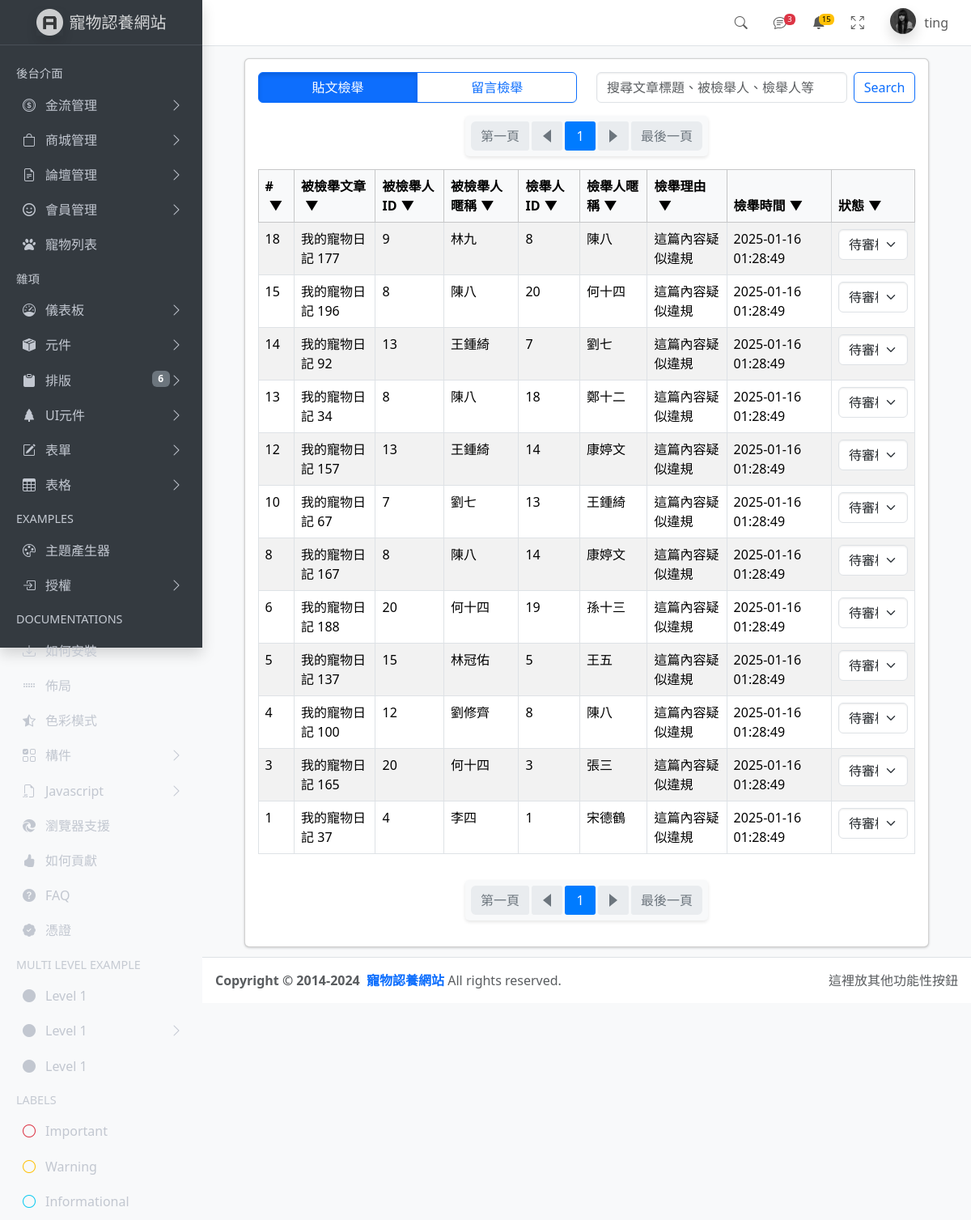
Screenshot of /dist/pages/forums/report.php (signed in) with the database file from the repository.
### tables this page shows
CREATE TABLE `reports` (
  `id` int NOT NULL,
  `target_table` enum('post','comment') NOT NULL,
  `target_id` int NOT NULL,
  `reporter_id` int NOT NULL,
  `reason` text NOT NULL,
  `status` enum('待審核','審核通過','審核駁回') DEFAULT '待審核',
  `created_at` timestamp NULL DEFAULT CURRENT_TIMESTAMP
);

CREATE TABLE `posts` (
  `id` int NOT NULL,
  `title` varchar(255) NOT NULL,
  `body` text NOT NULL,
  `user_id` int NOT NULL,
  `status` enum('已發佈','被檢舉','已刪除') NOT NULL DEFAULT '已發佈',
  `likes_count` int DEFAULT '0',
  `bookmark_count` int DEFAULT '0',
  `is_pinned` tinyint(1) DEFAULT '0',
  `created_at` timestamp NULL DEFAULT CURRENT_TIMESTAMP,
  `updated_at` timestamp NULL DEFAULT CURRENT_TIMESTAMP ON UPDATE CURRENT_TIMESTAMP
);

CREATE TABLE `users` (
  `user_id` int NOT NULL,
  `user_email` varchar(255) NOT NULL,
  `user_password` varchar(255) NOT NULL,
  `user_name` varchar(255) NOT NULL,
  `user_number` varchar(255) NOT NULL,
  `user_address` varchar(255) NOT NULL,
  `user_birthday` date DEFAULT NULL,
  `user_level` varchar(255) DEFAULT NULL,
  `profile_picture` varchar(255) DEFAULT NULL,
  `user_status` varchar(255) DEFAULT NULL
);

### dist/pages/forums/report.php (the view, shortened to what this page needs)
<?php require __DIR__ . '/../parts/init.php';
$perPage = 25;
$page = isset($_GET['page']) ? intval($_GET['page']) : 1;
$qs = [];
$keyword = isset($_GET['keyword']) ? $_GET['keyword'] : '';
$qs['keyword'] = $keyword;
$where = ' WHERE 1 ';
$t_sql = "SELECT COUNT(1) FROM reports
          JOIN posts ON reports.target_id = posts.id
          JOIN users ON posts.user_id = users.user_id
          JOIN users AS reporters ON reports.reporter_id = reporters.user_id
          $where";
$totalRows = $pdo->query($t_sql)->fetch(PDO::FETCH_NUM)[0];
$totalPages = ceil($totalRows / $perPage);
$rows = [];
if ($totalRows > 0) {
  $sql = sprintf(
    "SELECT reports.*, posts.user_id AS reports_user_id, posts.title AS reports_title, users.user_name AS reports_user_name, reporters.user_name AS target_name
    FROM reports
    JOIN posts ON reports.target_id = posts.id
    JOIN users ON posts.user_id = users.user_id
    JOIN users AS reporters ON reports.reporter_id = reporters.user_id
    %s
    ORDER BY reports.created_at DESC, reports.id DESC
    LIMIT %s, %s",
    $where,
    ($page - 1) * $perPage,
    $perPage
  );
  $rows = $pdo->query($sql)->fetchAll();
}
$pageRange = 2;
$startPage = max($page - $pageRange, 1);
$endPage = min($page + $pageRange, $totalPages);
?>
<?php include ROOT_PATH . 'dist/pages/parts/head.php' ?>
<body class="layout-fixed sidebar-expand-lg bg-body-tertiary">
  <div class="app-wrapper">
    <?php include ROOT_PATH . 'dist/pages/parts/navbar.php' ?>
    <?php include ROOT_PATH . 'dist/pages/parts/sidebar.php' ?>
    <br>
    <main class="app-main pt-5">
      <div class="container-fluid">
        <div class="row justify-content-center">
          <div class="col-lg-11 col-xl-11">
            <div class="card">
              <div class="card-body">
                <div class="row mb-3">
                  <div class="col-md-6 mb-2 mb-md-0">
                    <div class="btn-group w-100" role="group" aria-label="Report type">
                      <a href="/midtern/dist/pages/forums/report.php" class="btn btn-outline-primary active">貼文檢舉</a>
                      <a href="/midtern/dist/pages/forums/report_comment.php" class="btn btn-outline-primary">留言檢舉</a>
                    </div>
                  </div>
                  <div class="col-md-6">
                    <form class="d-flex" role="search" id="searchForm">
                      <input class="form-control me-2" id="searchInput" name="keyword"
                        value="<?= htmlentities($keyword) ?>"
                        type="search" placeholder="搜尋文章標題、被檢舉人、檢舉人等" aria-label="Search">
                      <button class="btn btn-outline-primary" type="submit">Search</button>
                    </form>
                  </div>
                </div>
                <div class="d-flex justify-content-center mt-3">
                  <nav aria-label="Page navigation" class="custom-pagination">
                    <ul class="pagination">
                      <li class="page-item <?= $page == 1 ? 'disabled' : '' ?>">
                        <a class="page-link" href="?<?php $qs['page'] = 1;
                                                    echo http_build_query($qs); ?>" aria-label="First">第一頁</a>
                      </li>
                      <li class="page-item <?= $page == 1 ? 'disabled' : '' ?>">
                        <a class="page-link prev-page" href="?<?php $qs['page'] = max(1, $page - 1);
                                                              echo http_build_query($qs); ?>" aria-label="Previous">
                          <span class="triangle-left"></span>
                        </a>
                      </li>
                      <?php for ($i = $startPage; $i <= $endPage; $i++): ?>
                        <li class="page-item <?= $i == $page ? 'active' : '' ?>">
                          <a class="page-link" href="?<?php $qs['page'] = $i;
                                                      echo http_build_query($qs); ?>"><?= $i ?></a>
                        </li>
                      <?php endfor; ?>
                      <li class="page-item <?= $page == $totalPages ? 'disabled' : '' ?>">
                        <a class="page-link next-page" href="?<?php $qs['page'] = min($totalPages, $page + 1);
                                                              echo http_build_query($qs); ?>" aria-label="Next">
                          <span class="triangle-right"></span>
                        </a>
                      </li>
                      <li class="page-item <?= $page == $totalPages ? 'disabled' : '' ?>">
                        <a class="page-link" href="?<?php $qs['page'] = $totalPages;
                                                    echo http_build_query($qs); ?>" aria-label="Last">最後一頁</a>
                      </li>
                    </ul>
                  </nav>
                </div>
                <div class="table-responsive">
                  <table class="table table-bordered table-striped table-hover">
                    <thead class="table-light">
                      <tr>
                        <th>#<span class="sort-icon"></span></th>
                        <th>被檢舉文章<span class="sort-icon"></span></th>
                        <th>被檢舉人ID<span class="sort-icon"></span></th>
                        <th>被檢舉人暱稱<span class="sort-icon"></span></th>
                        <th>檢舉人ID<span class="sort-icon"></span></th>
                        <th>檢舉人暱稱<span class="sort-icon"></span></th>
                        <th>檢舉理由<span class="sort-icon"></span></th>
                        <th>檢舉時間<span class="sort-icon"></span></th>
                        <th>狀態<span class="sort-icon"></span></th>
                      </tr>
                    </thead>
                    <tbody>
                      <?php foreach ($rows as $r): ?>
                        <tr>
                          <td><?= $r['id'] ?></td>
                          <td><?= htmlentities($r['reports_title']) ?></td>
                          <td><?= htmlentities($r['reports_user_id']) ?></td>
                          <td><?= htmlentities($r['reports_user_name']) ?></td>
                          <td><?= htmlentities($r['reporter_id']) ?></td>
                          <td><?= htmlentities($r['target_name']) ?></td>
                          <td><?= htmlentities($r['reason']) ?></td>
                          <td><?= htmlentities($r['created_at']) ?></td>
                          <td>
                            <select class="form-select status-select" data-id="<?= $r['id'] ?>">
                              <option value="待審核" <?= $r['status'] == '待審核' ? 'selected' : '' ?>>待審核</option>
                            </select>
                          </td>
                        </tr>
                      <?php endforeach; ?>
                    </tbody>
                  </table>
                </div>
                <div class="d-flex justify-content-center mt-3">
                  <nav aria-label="Page navigation" class="custom-pagination">
                    <ul class="pagination">
                      <li class="page-item <?= $page == 1 ? 'disabled' : '' ?>">
                        <a class="page-link" href="?<?php $qs['page'] = 1;
                                                    echo http_build_query($qs); ?>" aria-label="First">第一頁</a>
                      </li>
                      <li class="page-item <?= $page == 1 ? 'disabled' : '' ?>">
                        <a class="page-link prev-page" href="?<?php $qs['page'] = max(1, $page - 1);
                                                              echo http_build_query($qs); ?>" aria-label="Previous">
                          <span class="triangle-left"></span>
                        </a>
                      </li>
                      <?php for ($i = $startPage; $i <= $endPage; $i++): ?>
                        <li class="page-item <?= $i == $page ? 'active' : '' ?>">
                          <a class="page-link" href="?<?php $qs['page'] = $i;
                                                      echo http_build_query($qs); ?>"><?= $i ?></a>
                        </li>
                      <?php endfor; ?>
                      <li class="page-item <?= $page == $totalPages ? 'disabled' : '' ?>">
                        <a class="page-link next-page" href="?<?php $qs['page'] = min($totalPages, $page + 1);
                                                              echo http_build_query($qs); ?>" aria-label="Next">
                          <span class="triangle-right"></span>
                        </a>
                      </li>
                      <li class="page-item <?= $page == $totalPages ? 'disabled' : '' ?>">
                        <a class="page-link" href="?<?php $qs['page'] = $totalPages;
                                                    echo http_build_query($qs); ?>" aria-label="Last">最後一頁</a>
                      </li>
                    </ul>
                  </nav>
                </div>
              </div>
            </div>
          </div>
        </div>
      </div>
    </main>
    <?php include ROOT_PATH . 'dist/pages/parts/footer.php' ?>
  </div>
</body>
</html>

### dist/pages/forums/report.php (style rules this page uses)
.custom-pagination .pagination { display: inline-flex; flex-wrap: wrap; justify-content: center; background-color: #f8f9fa; padding: 5px; border-radius: 5px; box-shadow: 0 2px 4px rgba(0, 0, 0, 0.1); }
.custom-pagination .page-item { margin: 2px; }
.custom-pagination .page-link { border: none; color: #495057; border-radius: 3px; padding: 6px 12px; display: flex; align-items: center; justify-content: center; transition: all 0.3s ease; min-width: 38px; text-align: center; }
.custom-pagination .page-item.active .page-link, .custom-pagination .page-link:hover:not(.disabled) { background-color: #007bff; color: #fff; }
.custom-pagination .page-item.disabled .page-link { color: #6c757d; pointer-events: none; background-color: #e9ecef; }
.triangle-left, .triangle-right { width: 0; height: 0; border-top: 8px solid transparent; border-bottom: 8px solid transparent; position: relative; top: 0px; }
.triangle-left { border-right: 10px solid #495057; }
.triangle-right { border-left: 10px solid #495057; }
.page-item.disabled .triangle-left { border-right-color: #6c757d; }
.page-item.disabled .triangle-right { border-left-color: #6c757d; }
.prev-page, .next-page { padding: 6px 8px; display: flex; align-items: center; justify-content: center; height: 100%; }
.sort-icon { display: inline-block; margin-left: 5px; cursor: pointer; color: black; }
.sort-icon:not(.asc)::after { content: '▼'; }

### rows the page displays
reports: id "18", posts.title "我的寵物日記 177", posts.user_id "9", users.user_name "林九", reporter "8", reporter.user_name "陳八", reason "這篇內容疑似違規", created_at "2025-01-16 01:28:49", status+id "待審核"
reports: id "15", posts.title "我的寵物日記 196", posts.user_id "8", users.user_name "陳八", reporter "20", reporter.user_name "何十四", reason "這篇內容疑似違規", created_at "2025-01-16 01:28:49", status+id "待審核"
reports: id "14", posts.title "我的寵物日記 92", posts.user_id "13", users.user_name "王鍾綺", reporter "7", reporter.user_name "劉七", reason "這篇內容疑似違規", created_at "2025-01-16 01:28:49", status+id "待審核"
reports: id "13", posts.title "我的寵物日記 34", posts.user_id "8", users.user_name "陳八", reporter "18", reporter.user_name "鄭十二", reason "這篇內容疑似違規", created_at "2025-01-16 01:28:49", status+id "待審核"
reports: id "12", posts.title "我的寵物日記 157", posts.user_id "13", users.user_name "王鍾綺", reporter "14", reporter.user_name "康婷文", reason "這篇內容疑似違規", created_at "2025-01-16 01:28:49", status+id "待審核"
reports: id "10", posts.title "我的寵物日記 67", posts.user_id "7", users.user_name "劉七", reporter "13", reporter.user_name "王鍾綺", reason "這篇內容疑似違規", created_at "2025-01-16 01:28:49", status+id "待審核"
reports: id "8", posts.title "我的寵物日記 167", posts.user_id "8", users.user_name "陳八", reporter "14", reporter.user_name "康婷文", reason "這篇內容疑似違規", created_at "2025-01-16 01:28:49", status+id "待審核"
reports: id "6", posts.title "我的寵物日記 188", posts.user_id "20", users.user_name "何十四", reporter "19", reporter.user_name "孫十三", reason "這篇內容疑似違規", created_at "2025-01-16 01:28:49", status+id "待審核"
reports: id "5", posts.title "我的寵物日記 137", posts.user_id "15", users.user_name "林冠佑", reporter "5", reporter.user_name "王五", reason "這篇內容疑似違規", created_at "2025-01-16 01:28:49", status+id "待審核"
reports: id "4", posts.title "我的寵物日記 100", posts.user_id "12", users.user_name "劉修齊", reporter "8", reporter.user_name "陳八", reason "這篇內容疑似違規", created_at "2025-01-16 01:28:49", status+id "待審核"
reports: id "3", posts.title "我的寵物日記 165", posts.user_id "20", users.user_name "何十四", reporter "3", reporter.user_name "張三", reason "這篇內容疑似違規", created_at "2025-01-16 01:28:49", status+id "待審核"
reports: id "1", posts.title "我的寵物日記 37", posts.user_id "4", users.user_name "李四", reporter "1", reporter.user_name "宋德鶴", reason "這篇內容疑似違規", created_at "2025-01-16 01:28:49", status+id "待審核"

### other values shown
$current_account "ting"
